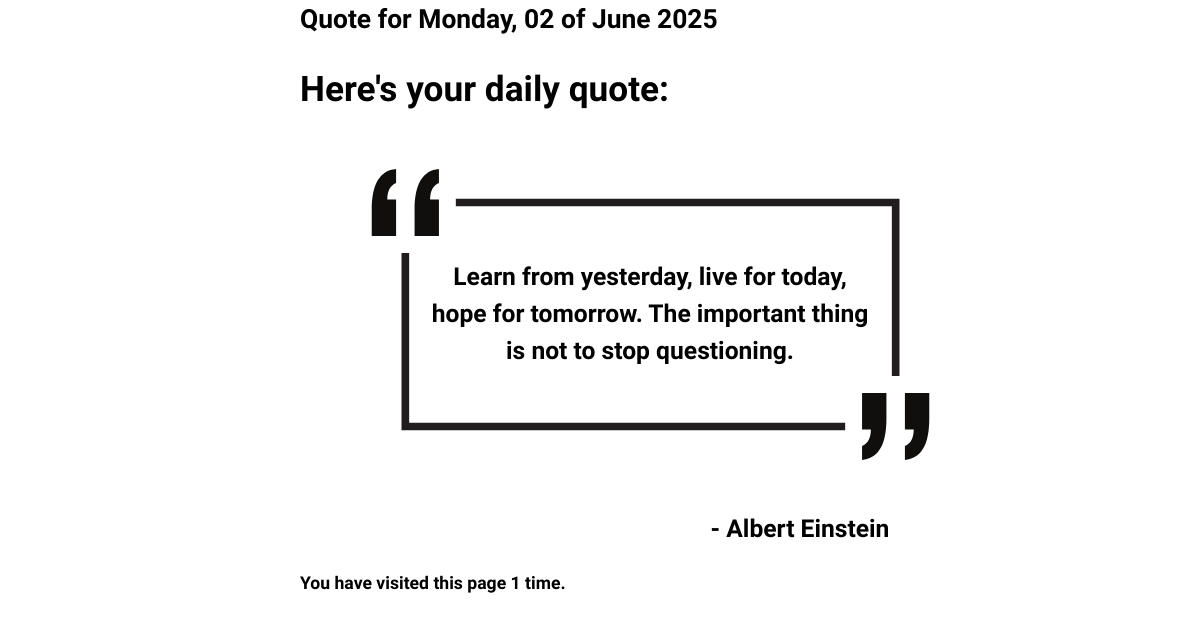
The app's page /quotes/daily/, older data.
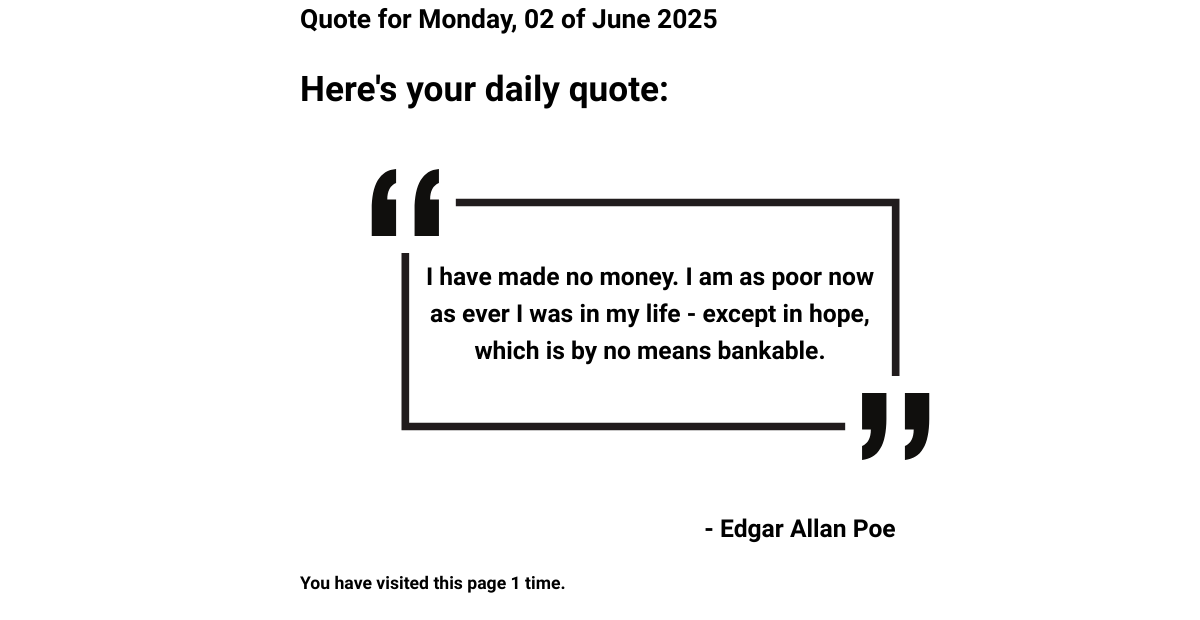
The same page, newer data.
### quotes/models.py (models this page shows, shortened)
class Quote(models.Model):
    sentence = models.TextField(max_length=300)
    author = models.ForeignKey(Author, on_delete=models.CASCADE)
    likes = models.IntegerField(default=0)
    created_at = models.DateTimeField(auto_now_add=True, null=True)
    updated_at = models.DateTimeField(auto_now=True)
    created_by = models.ForeignKey(User, on_delete=models.DO_NOTHING, null=True)
    MOODS = {
        'love': 'Love',
        'motivational': 'Motivational',
        'analytical': 'Analytical',
        'humble': 'Humble',
        'silly': 'Silly',
    }
    mood = models.CharField(max_length=50, choices=MOODS)
    '''
    def truncate(self):
        words = self.sentence.split()
        chat_limit = 30
        output = []
        for word in words:
            if len(' '.join(output + [word])) > chat_limit:
                break
            output.append(word)
        truncated = ' '.join(output)
        if len(truncated) < len(words):
            truncated += '...'
        return truncated
    '''

class Author(models.Model):
    full_name = models.CharField(max_length=30)
    COUNTRIES= {
        'GER': 'Germany',
        'GBR': 'United Kingdom',
        'USA': 'United States',
        'BRA': 'Brazil',
        'MDE': 'Middle Earth',
        'NAR': 'Narnia',
    }
    nationality = models.CharField(max_length=50, choices=COUNTRIES)
    created_at = models.DateTimeField(auto_now_add=True, null=True)
    updated_at = models.DateTimeField(auto_now=True)
    created_by = models.ForeignKey(User, on_delete=models.DO_NOTHING, null=True)
    def __str__(self):
        return self.full_name

### quotes/views.py (the view)
# urls.py: path('daily/', views.daily_page, name='daily_page'),
def daily_page(request):
    def get_daily_seed(today):
        seed = 0
        for i in str(today):
            if i.isdigit():
                seed += int(i)
        return seed
    num_vis = request.session.get('num_vis', 0)
    num_vis += 1
    request.session['num_vis'] = num_vis
    context = {}
    quote = None
    today = datetime.date.today()
    all_quotes = list(Quote.objects.all())
    if all_quotes:
        seed = get_daily_seed(today) % len(all_quotes)
        quote = all_quotes[seed]
    context['number_of_visits'] = num_vis
    context['quote'] = quote
    context['day'] = today.strftime('%d')
    context['weekday'] = today.strftime('%A')
    context['month'] = today.strftime('%B')
    context['year'] = today.strftime('%Y')
    template = 'quotes/daily_page.html'
    return render(request, template, context)

### quotes/templates/quotes/daily_page.html (shortened to what this page needs)
{% load static %}
<!DOCTYPE html>
<html lang="en-US">
    <head>
        <link rel="stylesheet" href="https://cdnjs.cloudflare.com/ajax/libs/normalize/8.0.1/normalize.min.css">
        <link rel="stylesheet" href="{% static 'quotes/css/daily-page.css' %}">
    </head>
    <body>
        {% block daily_quote %}
        <h2>Quote for {{ weekday }}, {{ day }} of {{ month }} {{ year }}</h2>
        {% if quote %}
            <h1>Here's your daily quote:</h1>
            <section class="quote-section">
                <div class ="quote-box">
                    <img class="markers" src="{% static 'quotes/images/markers.svg' %}" />
                    <p class="quote-text">{{ quote.sentence }}</p>
                </div>
                <div class="signature-box">
                    <img class="signature-rectangle" src="{% static 'quotes/images/signature.png' %}" />
                    <p class="quote-text">- {{ quote.author }}</p>
                </div>
            </section>
        {% else %}
            <p>No quotes available</p>
        {% endif %}
        <p>You have visited this page {{ number_of_visits }} time{{ number_of_visits|pluralize }}.</p>
        {% endblock %}
    </body>
</html>

### quotes/static/quotes/css/daily-page.css (style rules this page uses)
html { box-sizing: border-box; scroll-behavior: smooth; }
*, *:before, *:after { margin: 0; border: 0; box-sizing: inherit; }
body { font-size: 1.1rem; font-family: "Merienda", cursive; font-weight: 600; line-height: 1.5; background: url('/static/quotes/images/bg/ls6.png') no-repeat; background-size: cover; margin:auto; width: 50% }
.quote-section { display: flex; flex-direction: column; align-items: right; width: 700px; margin-right: auto; margin-left: auto; }
.quote-box { display: flex; justify-content: center; align-items: center; text-align: center; }
.markers { position: absolute; width: 625px; height: 325px; }
.quote-text { position: absolute; font-size: 1.4em; max-width: 450px; word-wrap: normal; }
.signature-box { display: flex; justify-content: center; align-items: center; text-align: center; margin-left: auto; margin-right: 0; margin-bottom: auto; margin-top: 0; }
.signature-rectangle { position: relative; width: 400px; height: 80px; top: 5px; left: 20px; }

Row changes from the older to the newer data that the page shows:
no longer on this page (row unchanged): Quote: sentence "Learn from yesterday, live for today, hope for tomorrow. The important thing is not to stop questioning.", author "Albert Einstein"
added Quote: sentence "I have made no money. I am as poor now as ever I was in my life - except in hope, which is by no means bankable.", author "Edgar Allan Poe"
